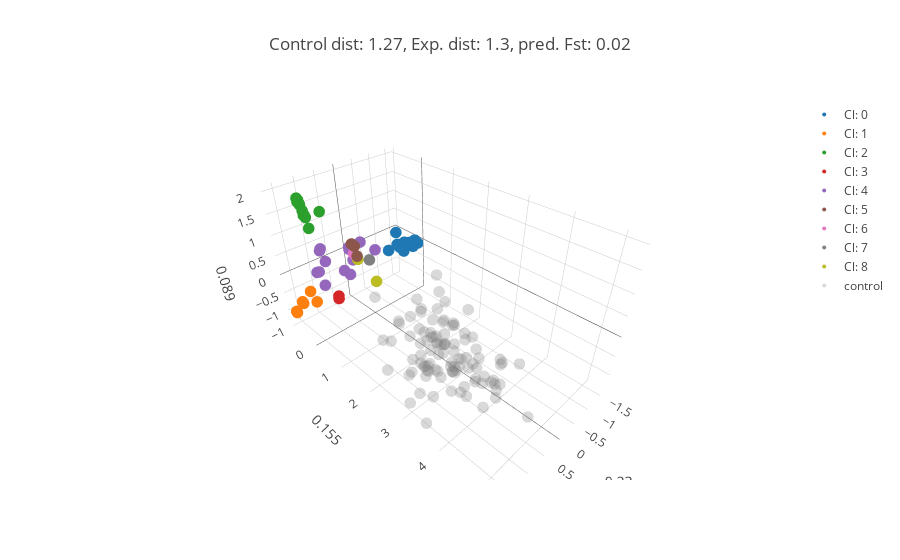

The notebook cell saved with this chart:
### Markdown cell above
**Fig. Genetic structure** at locus of choice.

### Code cell
## Distance between controls:


control_labels= {0: range(gen_data.shape[0],gen_data.shape[0] + control_n),
                1: range(gen_data.shape[0] + control_n,gen_data.shape[0] + control_n * 2)}
control_centroids= [np.mean(feat_unbias[control_labels[z],:],axis= 0) for z in control_labels.keys()]
control_centroids= np.array(control_centroids)

unbias_control_dist= pairwise_distances(control_centroids,metric= 'euclidean')
unbias_control_dist= round(unbias_control_dist[iu_control][0],2)
unbias_control_fst= m_coeff_II * (m_coeff* np.exp(np.log(unbias_control_dist) + b)) + b_II
print(unbias_control_dist)


#### MeanShift clusters

N= 50
bandwidth = estimate_bandwidth(feat_unbias, quantile=0.15)
params = {'bandwidth': np.linspace(np.min(feat_unbias), np.max(feat_unbias),30)}
grid = GridSearchCV(KernelDensity(algorithm = "ball_tree",breadth_first = False), params,verbose=0)

## perform MeanShift clustering.
ms = MeanShift(bandwidth=bandwidth, bin_seeding=False, cluster_all=False, min_bin_freq=25)
ms.fit(feat_unbias[present,:])
labels1 = ms.labels_
label_select = {y:[present[x] for x in range(len(labels1)) if labels1[x] == y] for y in sorted(list(set(labels1))) if y != -1}

MS_centroids= [np.mean(feat_unbias[label_select[z],:],axis= 0) for z in label_select.keys()]
MS_pair_dist= pairwise_distances(MS_centroids,metric= 'euclidean')
MS_pair_dist= MS_pair_dist[iu_control]



fig_data= [go.Scatter3d(
        x = feat_unbias[label_select[i],0],
        y = feat_unbias[label_select[i],1],
        z = feat_unbias[label_select[i],2],
        type='scatter3d',
        mode= "markers",
        name= 'Cl: {}'.format(i),
        text= ['ID: {}, gp: {}'.format(Names[x], i) for x in label_select[i]],
        marker= {
        'line': {'width': 0},
        'size': 4,
        'symbol': 'circle',
        "opacity": 1
      }
    ) for i in label_select.keys()]

fig_data.append(go.Scatter3d(
    x = feat_unbias[color_indexes[-1],0],
    y = feat_unbias[color_indexes[-1],1],
    z = feat_unbias[color_indexes[-1],2],
    type='scatter3d',
    mode= "markers",
    name= ref_names[-1],
    #text= ['a: {}; b: {}, L: {}; index = {}'.format(background_1[k,0],background_1[k,1],background_1[k,2], k) for k in range(background_1.shape[0])],
    marker= {
    'line': {'width': 0},
    'size': 4,
    'symbol': 'circle',
    'color': colors[-1],
    "opacity": .3
  }
)
)


layout = go.Layout(
    title= 'Control dist: {}, Exp. dist: {}, pred. Fst: {}'.format(unbias_control_dist, 
                                                                   round(np.mean(control_bias_distances),2),
                                                                   round(unbias_control_fst,2)),
    scene= Scene(
    yaxis=dict(
        title='{}'.format(round(var_comps[1],3))),
    xaxis=dict(
    title= '{}'.format(round(var_comps[0],3))),
    zaxis=dict(
    title= '{}'.format(round(var_comps[2],3))))
)


fig = go.Figure(data=fig_data,layout= layout)
iplot(fig)

### Figure 1 — Plotly figure (JSON) as saved in the notebook; plotly's stock layout.template omitted (floating-point values rounded to 4 significant figures; data arrays with more than 128 entries replaced by an {"elided": "..."} marker saying what was removed)
{"data": [{"marker": {"line": {"width": 0}, "opacity": 1, "size": 4, "symbol": "circle"}, "mode": "markers", "name": "Cl: 0", "text": {"elided": "386 str values"}, "type": "scatter3d", "x": {"elided": "386 float values"}, "y": {"elided": "386 float values"}, "z": {"elided": "386 float values"}}, {"marker": {"line": {"width": 0}, "opacity": 1, "size": 4, "symbol": "circle"}, "mode": "markers", "name": "Cl: 1", "text": {"elided": "198 str values"}, "type": "scatter3d", "x": {"elided": "198 float values"}, "y": {"elided": "198 float values"}, "z": {"elided": "198 float values"}}, {"marker": {"line": {"width": 0}, "opacity": 1, "size": 4, "symbol": "circle"}, "mode": "markers", "name": "Cl: 2", "text": ["ID: IRIS_313-9121, gp: 2", "ID: IRIS_313-10990, gp: 2", "ID: IRIS_313-9317, gp: 2", "ID: IRIS_313-9325, gp: 2", "ID: IRIS_313-10614, gp: 2", "ID: B095, gp: 2", "ID: IRIS_313-9427, gp: 2", "ID: IRIS_313-11261, gp: 2", "ID: IRIS_313-11264, gp: 2", "ID: IRIS_313-11275, gp: 2", "ID: IRIS_313-11276, gp: 2", "ID: IRIS_313-11283, gp: 2", "ID: IRIS_313-11284, gp: 2", "ID: IRIS_313-9560, gp: 2", "ID: IRIS_313-11301, gp: 2", "ID: IRIS_313-11303, gp: 2", "ID: IRIS_313-11309, gp: 2", "ID: IRIS_313-9634, gp: 2", "ID: IRIS_313-11338, gp: 2", "ID: IRIS_313-11345, gp: 2", "ID: IRIS_313-11347, gp: 2", "ID: IRIS_313-11306, gp: 2", "ID: IRIS_313-11383, gp: 2", "ID: B265, gp: 2", "ID: IRIS_313-11442, gp: 2", "ID: IRIS_313-10675, gp: 2", "ID: IRIS_313-11447, gp: 2", "ID: IRIS_313-11493, gp: 2", "ID: IRIS_313-10179, gp: 2", "ID: IRIS_313-10221, gp: 2", "ID: IRIS_313-11558, gp: 2", "ID: IRIS_313-9917, gp: 2", "ID: IRIS_313-11443, gp: 2", "ID: IRIS_313-11642, gp: 2", "ID: IRIS_313-11647, gp: 2", "ID: IRIS_313-11648, gp: 2", "ID: IRIS_313-10518, gp: 2", "ID: IRIS_313-11704, gp: 2", "ID: IRIS_313-11741, gp: 2", "ID: IRIS_313-11744, gp: 2", "ID: IRIS_313-10666, gp: 2", "ID: IRIS_313-10668, gp: 2", "ID: IRIS_313-8332, gp: 2", "ID: IRIS_313-7736, gp: 2", "ID: IRIS_313-11916, gp: 2", "ID: IRIS_313-11955, gp: 2", "ID: IRIS_313-11286, gp: 2", "ID: IRIS_313-10863, gp: 2", "ID: IRIS_313-11287, gp: 2", "ID: IRIS_313-10887, gp: 2", "ID: IRIS_313-8315, gp: 2", "ID: IRIS_313-8386, gp: 2", "ID: IRIS_313-10924, gp: 2", "ID: IRIS_313-8453, gp: 2", "ID: IRIS_313-10954, gp: 2", "ID: IRIS_313-8530, gp: 2", "ID: IRIS_313-11304, gp: 2", "ID: IRIS_313-9593, gp: 2", "ID: IRIS_313-8585, gp: 2", "ID: IRIS_313-8621, gp: 2", "ID: IRIS_313-12190, gp: 2", "ID: IRIS_313-9609, gp: 2", "ID: IRIS_313-12268, gp: 2", "ID: IRIS_313-12269, gp: 2", "ID: IRIS_313-11278, gp: 2", "ID: IRIS_313-8925, gp: 2", "ID: IRIS_313-8946, gp: 2", "ID: IRIS_313-8982, gp: 2", "ID: IRIS_313-8988, gp: 2", "ID: IRIS_313-8994, gp: 2", "ID: IRIS_313-9039, gp: 2", "ID: IRIS_313-11298, gp: 2", "ID: IRIS_313-8342, gp: 2", "ID: IRIS_313-11054, gp: 2", "ID: IRIS_313-11013, gp: 2", "ID: IRIS_313-11454, gp: 2", "ID: IRIS_313-11055, gp: 2", "ID: IRIS_313-11324, gp: 2", "ID: IRIS_313-11064, gp: 2", "ID: IRIS_313-11015, gp: 2", "ID: IRIS_313-9422, gp: 2", "ID: IRIS_313-8864, gp: 2", "ID: IRIS_313-11483, gp: 2", "ID: IRIS_313-9283, gp: 2", "ID: IRIS_313-11191, gp: 2", "ID: IRIS_313-11462, gp: 2", "ID: IRIS_313-10963, gp: 2", "ID: IRIS_313-10965, gp: 2", "ID: IRIS_313-8554, gp: 2", "ID: IRIS_313-10845, gp: 2", "ID: IRIS_313-10981, gp: 2", "ID: IRIS_313-10852, gp: 2", "ID: IRIS_313-11272, gp: 2", "ID: IRIS_313-10875, gp: 2", "ID: IRIS_313-11277, gp: 2", "ID: IRIS_313-11557, gp: 2", "ID: IRIS_313-11016, gp: 2", "ID: IRIS_313-11017, gp: 2", "ID: IRIS_313-11018, gp: 2", "ID: IRIS_313-8721, gp: 2", "ID: IRIS_313-11027, gp: 2", "ID: IRIS_313-11291, gp: 2", "ID: IRIS_313-11618, gp: 2"], "type": "scatter3d", "x": [1.377, 1.377, 1.275, 1.377, 1.392, 1.377, 1.434, 1.434, 1.434, 1.377, 1.064, 1.377, 1.377, 1.434, 1.378, 1.377, 1.434, 1.434, 1.377, 1.377, 1.377, 1.377, 1.377, 1.377, 1.434, 1.377, 1.434, 1.434, 1.377, 1.377, 1.398, 1.377, 1.336, 1.377, 1.377, 1.377, 1.434, 1.377, 1.377, 1.377, 1.434, 1.434, 1.377, 1.378, 1.377, 1.377, 1.449, 1.377, 1.434, 1.434, 1.434, 1.377, 1.434, 1.377, 1.377, 1.377, 1.434, 1.434, 1.434, 1.188, 1.434, 1.377, 1.449, 1.377, 1.434, 1.377, 1.434, 1.26, 1.377, 1.434, 1.377, 1.377, 1.377, 1.377, 1.377, 1.377, 1.377, 1.377, 1.377, 1.396, 1.377, 1.377, 1.377, 1.377, 1.392, 1.377, 1.377, 1.377, 1.377, 1.377, 1.377, 1.377, 1.377, 1.377, 1.377, 1.282, 1.377, 1.377, 1.377, 1.377, 1.377, 1.377, 1.377], "y": [-0.3786, -0.3786, -0.3457, -0.3786, -0.2809, -0.3786, -0.2776, -0.2776, -0.2776, -0.3786, -0.1278, -0.3786, -0.3786, -0.2776, -0.3789, -0.3786, -0.2776, -0.2776, -0.3786, -0.3786, -0.3786, -0.3786, -0.3786, -0.3786, -0.2776, -0.3786, -0.2776, -0.2776, -0.3786, -0.3786, -0.2648, -0.3786, -0.3095, -0.3786, -0.3786, -0.3786, -0.2776, -0.3786, -0.3786, -0.3786, -0.2776, -0.2776, -0.3786, -0.377, -0.3786, -0.3786, -0.1975, -0.3786, -0.2776, -0.2776, -0.2776, -0.3786, -0.2776, -0.3786, -0.3786, -0.3786, -0.2776, -0.2776, -0.2776, -0.4495, -0.2776, -0.3786, -0.1975, -0.3786, -0.2776, -0.3786, -0.2776, -0.4434, -0.3786, -0.2776, -0.3786, -0.3786, -0.3786, -0.3786, -0.3786, -0.3786, -0.3786, -0.3786, -0.3786, -0.2598, -0.3786, -0.3786, -0.3786, -0.3786, -0.2814, -0.3786, -0.3786, -0.3786, -0.3786, -0.3786, -0.3786, -0.3786, -0.3786, -0.3786, -0.3786, -0.3663, -0.3786, -0.3786, -0.3786, -0.3786, -0.3786, -0.3786, -0.3786], "z": [1.888, 1.888, 1.52, 1.888, 1.879, 1.888, 2.016, 2.016, 2.016, 1.888, 1.654, 1.888, 1.888, 2.016, 1.891, 1.888, 2.016, 2.016, 1.888, 1.888, 1.888, 1.888, 1.888, 1.888, 2.016, 1.888, 2.016, 2.016, 1.888, 1.888, 1.892, 1.888, 1.702, 1.888, 1.888, 1.888, 2.016, 1.888, 1.888, 1.888, 2.016, 2.016, 1.888, 1.89, 1.888, 1.888, 2.006, 1.888, 2.016, 2.016, 2.016, 1.888, 2.016, 1.888, 1.888, 1.888, 2.016, 2.016, 2.016, 1.2, 2.016, 1.888, 2.006, 1.888, 2.016, 1.888, 2.016, 1.528, 1.888, 2.016, 1.888, 1.888, 1.888, 1.888, 1.888, 1.888, 1.888, 1.888, 1.888, 1.867, 1.888, 1.888, 1.888, 1.888, 1.871, 1.888, 1.888, 1.888, 1.888, 1.888, 1.888, 1.888, 1.888, 1.888, 1.888, 1.57, 1.888, 1.888, 1.888, 1.888, 1.888, 1.888, 1.888]}, {"marker": {"line": {"width": 0}, "opacity": 1, "size": 4, "symbol": "circle"}, "mode": "markers", "name": "Cl: 3", "text": ["ID: IRIS_313-9384, gp: 3", "ID: IRIS_313-11310, gp: 3", "ID: IRIS_313-11638, gp: 3", "ID: IRIS_313-11646, gp: 3", "ID: IRIS_313-8305, gp: 3", "ID: IRIS_313-11742, gp: 3", "ID: IRIS_313-8321, gp: 3", "ID: IRIS_313-9610, gp: 3", "ID: IRIS_313-10925, gp: 3", "ID: IRIS_313-9626, gp: 3", "ID: IRIS_313-11058, gp: 3", "ID: IRIS_313-11323, gp: 3", "ID: IRIS_313-11629, gp: 3", "ID: CX368, gp: 3", "ID: IRIS_313-8410, gp: 3", "ID: IRIS_313-11636, gp: 3", "ID: IRIS_313-10673, gp: 3", "ID: IRIS_313-11214, gp: 3", "ID: IRIS_313-9661, gp: 3", "ID: IRIS_313-8963, gp: 3", "ID: IRIS_313-10849, gp: 3", "ID: IRIS_313-10979, gp: 3", "ID: IRIS_313-10987, gp: 3", "ID: IRIS_313-10543, gp: 3", "ID: IRIS_313-9449, gp: 3", "ID: IRIS_313-11982, gp: 3", "ID: IRIS_313-11112, gp: 3", "ID: IRIS_313-10869, gp: 3", "ID: IRIS_313-11265, gp: 3", "ID: IRIS_313-10927, gp: 3", "ID: IRIS_313-11020, gp: 3", "ID: IRIS_313-11458, gp: 3", "ID: IRIS_313-11024, gp: 3"], "type": "scatter3d", "x": [0.8464, 0.8464, 0.8464, 0.8464, 0.8464, 0.8464, 0.8464, 0.8512, 0.8464, 0.8464, 0.8464, 0.8464, 0.8464, 0.8464, 0.8464, 0.8512, 0.8464, 0.8464, 0.8464, 0.8464, 0.8464, 0.8196, 0.8464, 0.8464, 0.8464, 0.8464, 0.8196, 0.8464, 0.8464, 0.8464, 0.8464, 0.8464, 0.8464], "y": [-0.2333, -0.2333, -0.2333, -0.2333, -0.2333, -0.2333, -0.2333, -0.222, -0.2333, -0.2333, -0.2333, -0.2333, -0.2333, -0.2333, -0.2333, -0.222, -0.2333, -0.2333, -0.2333, -0.2333, -0.2333, -0.2662, -0.2333, -0.2333, -0.2333, -0.2333, -0.2662, -0.2333, -0.2333, -0.2333, -0.2333, -0.2333, -0.2333], "z": [-0.6843, -0.6843, -0.6843, -0.6843, -0.6843, -0.6843, -0.6843, -0.6917, -0.6843, -0.6843, -0.6843, -0.6843, -0.6843, -0.6843, -0.6843, -0.6917, -0.6843, -0.6843, -0.6843, -0.6843, -0.6843, -0.6574, -0.6843, -0.6843, -0.6843, -0.6843, -0.6574, -0.6843, -0.6843, -0.6843, -0.6843, -0.6843, -0.6843]}, {"marker": {"line": {"width": 0}, "opacity": 1, "size": 4, "symbol": "circle"}, "mode": "markers", "name": "Cl: 4", "text": ["ID: IRIS_313-10997, gp: 4", "ID: B076, gp: 4", "ID: B081, gp: 4", "ID: B094, gp: 4", "ID: B130, gp: 4", "ID: IRIS_313-10814, gp: 4", "ID: IRIS_313-11386, gp: 4", "ID: B247, gp: 4", "ID: CX60, gp: 4", "ID: IRIS_313-11521, gp: 4", "ID: IRIS_313-11686, gp: 4", "ID: IRIS_313-11817, gp: 4", "ID: IRIS_313-11835, gp: 4", "ID: IRIS_313-11848, gp: 4", "ID: IRIS_313-10774, gp: 4", "ID: IRIS_313-10858, gp: 4", "ID: IRIS_313-12048, gp: 4", "ID: IRIS_313-8967, gp: 4", "ID: IRIS_313-9108, gp: 4", "ID: B001, gp: 4", "ID: IRIS_313-10578, gp: 4"], "type": "scatter3d", "x": [0.3141, 0.9637, 1.034, 0.3141, 0.4937, 0.3141, 0.04942, 0.8772, 0.3141, 0.9621, 0.9621, 0.3141, 0.3141, 0.3989, 0.3141, 0.3141, 0.9723, 0.4317, 1.057, -0.3854, 0.7303], "y": [-0.2558, -0.5609, -0.6124, -0.2558, -0.3939, -0.2558, -0.2866, -0.5339, -0.2558, -0.5255, -0.5255, -0.2558, -0.2558, -0.2474, -0.2558, -0.2558, -0.5462, -0.191, -0.672, -0.3203, 0.2071], "z": [0.1298, -0.4185, -0.03817, 0.1298, -0.1468, 0.1298, 0.4842, 0.2079, 0.1298, 0.5806, 0.5806, 0.1298, 0.1298, 0.5024, 0.1298, 0.1298, 0.5256, 0.4895, -0.06865, 0.08472, 0.1326]}, {"marker": {"line": {"width": 0}, "opacity": 1, "size": 4, "symbol": "circle"}, "mode": "markers", "name": "Cl: 5", "text": ["ID: IRIS_313-9424, gp: 5", "ID: IRIS_313-11262, gp: 5", "ID: IRIS_313-9492, gp: 5", "ID: IRIS_313-11294, gp: 5", "ID: IRIS_313-11300, gp: 5", "ID: IRIS_313-11308, gp: 5", "ID: IRIS_313-11561, gp: 5", "ID: IRIS_313-11824, gp: 5", "ID: IRIS_313-11738, gp: 5", "ID: IRIS_313-10667, gp: 5", "ID: IRIS_313-11822, gp: 5", "ID: IRIS_313-11919, gp: 5", "ID: IRIS_313-10986, gp: 5", "ID: IRIS_313-8924, gp: 5", "ID: IRIS_313-10984, gp: 5"], "type": "scatter3d", "x": [0.5408, 0.6754, 0.6754, 0.6754, 0.6754, 0.6754, 0.6754, 0.6754, 0.6754, 0.6382, 0.6754, 0.6754, 0.6754, 0.6754, 0.6754], "y": [0.2638, 0.4052, 0.4052, 0.4052, 0.4052, 0.4052, 0.4052, 0.4052, 0.4052, 0.245, 0.4052, 0.4052, 0.4052, 0.4052, 0.4052], "z": [0.5451, 0.9088, 0.9088, 0.9088, 0.9088, 0.9088, 0.9088, 0.9088, 0.9088, 0.8831, 0.9088, 0.9088, 0.9088, 0.9088, 0.9088]}, {"marker": {"line": {"width": 0}, "opacity": 1, "size": 4, "symbol": "circle"}, "mode": "markers", "name": "Cl: 6", "text": ["ID: IRIS_313-9968, gp: 6", "ID: IRIS_313-10171, gp: 6", "ID: IRIS_313-11622, gp: 6", "ID: IRIS_313-11666, gp: 6", "ID: IRIS_313-11730, gp: 6", "ID: IRIS_313-11733, gp: 6", "ID: IRIS_313-11878, gp: 6"], "type": "scatter3d", "x": [0.4989, 0.4989, 0.4989, 0.4801, 0.4989, 0.4989, 0.4989], "y": [0.1466, 0.1466, 0.1466, 0.04712, 0.1466, 0.1466, 0.1466], "z": [0.4927, 0.4927, 0.4927, 0.4971, 0.4927, 0.4927, 0.4927]}, {"marker": {"line": {"width": 0}, "opacity": 1, "size": 4, "symbol": "circle"}, "mode": "markers", "name": "Cl: 7", "text": ["ID: IRIS_313-11679, gp: 7", "ID: IRIS_313-11683, gp: 7", "ID: IRIS_313-9406, gp: 7", "ID: CX403, gp: 7", "ID: IRIS_313-12121, gp: 7", "ID: IRIS_313-9020, gp: 7", "ID: IRIS_313-12002, gp: 7"], "type": "scatter3d", "x": [0.4465, 0.4465, 0.4465, 0.4465, 0.4465, 0.4465, 0.4465], "y": [0.5754, 0.5754, 0.5754, 0.5754, 0.5754, 0.5754, 0.5754], "z": [0.5458, 0.5458, 0.5458, 0.5458, 0.5458, 0.5458, 0.5458]}, {"marker": {"line": {"width": 0}, "opacity": 1, "size": 4, "symbol": "circle"}, "mode": "markers", "name": "Cl: 8", "text": ["ID: B026, gp: 8", "ID: IRIS_313-10718, gp: 8"], "type": "scatter3d", "x": [0.5038, 0.6176], "y": [0.2236, 0.9973], "z": [0.4323, 0.2718]}, {"marker": {"color": "grey", "line": {"width": 0}, "opacity": 0.3, "size": 4, "symbol": "circle"}, "mode": "markers", "name": "control", "type": "scatter3d", "x": [0.6326, 0.6646, 1.318, 0.3749, 1.004, 1.355, 0.6074, 0.5326, 1.171, 0.7807, 0.5909, 0.7292, 0.1548, 0.8389, 0.3676, 1.432, 0.7818, 1.035, 1.282, 0.938, 0.5323, 0.04144, 0.9635, 0.8013, 0.7292, 1.13, 0.0105, 0.4126, 1.283, 0.5728, 0.2407, 1.389, 0.7818, 0.6311, 0.9274, 1.025, 0.6575, 0.932, 0.2491, 0.6901, 0.8405, 0.977, -0.04452, 0.9022, 1.049, 0.4128, -0.4173, 0.1907, 0.4207, -0.1396, 0.4587, 0.5691, 0.9635, 0.4449, 0.5638, 1.092, 0.853, 1.359, 0.9386, 1.434, 0.9426, 0.02173, 0.8935, 0.8616, 1.623, 0.9958, 0.2293, 0.8526, 0.2672, 0.7167, 0.3103, 0.7279, 1.641, 0.1282, 1.193, 0.2931, 1.241, 0.5502, 1.315, 1.445, 0.4452, 0.2228, 0.4319, 1.027, -0.04549, 0.3739, 0.9021, 0.3905, 1.196, 0.5364, 0.5299, 0.7357, 0.7068, 0.6334, 0.9414, 0.26, 0.3963, 1.166, 0.3098, 0.484], "y": [3.829, 3.768, 3.456, 4.205, 5.214, 2.787, 3.558, 4.279, 3.103, 4.419, 3.231, 4.248, 2.838, 3.44, 3.666, 2.947, 2.942, 3.698, 3.484, 3.564, 3.316, 3.378, 2.877, 3.653, 4.092, 3.683, 3.044, 2.792, 2.997, 3.946, 3.955, 3.474, 3.606, 3.472, 3.15, 3.595, 3.55, 3.485, 4.004, 3.691, 3.473, 4.309, 3.921, 4.006, 3.085, 3.511, 4.08, 4.011, 3.654, 3.806, 2.826, 1.946, 3.493, 2.848, 2.949, 2.952, 3.815, 3.308, 2.066, 2.868, 2.676, 2.394, 3.076, 2.564, 2.477, 2.74, 2.021, 2.832, 2.901, 2.574, 2.677, 2.163, 3.548, 2.324, 1.686, 2.694, 2.418, 2.618, 3.592, 2.415, 2.863, 2.843, 2.159, 2.533, 2.127, 2.613, 3.49, 2.388, 1.833, 2.234, 2.153, 2.539, 2.463, 2.644, 3.824, 2.345, 3.21, 3.13, 2.502, 2.78], "z": [-0.5517, -0.1899, -0.09285, -0.6062, -0.1168, -0.6844, -0.213, 0.05474, 0.2757, -0.4863, -0.0947, -0.2561, -0.8253, 0.6384, -0.316, -0.4357, 0.03887, -0.1365, -0.1364, -0.2073, -0.461, -1.007, -0.7786, 0.5532, -0.2266, -0.6116, 0.3023, -0.5008, -1.09, -0.6306, -0.7868, -0.7207, -0.9785, -0.2931, -0.1922, -0.2469, 0.2524, -0.1602, -0.8437, -0.3313, -0.4947, -0.6638, -0.5423, 0.4827, 0.2618, 0.1429, -0.7243, -1.06, -0.9142, -0.5992, 0.1744, -0.704, -0.2382, -0.4467, -0.03167, -0.5183, -0.8682, -0.07506, -0.07571, -1.351, -0.7326, -0.3755, 0.01138, 0.03978, -0.5829, -0.4382, -0.7556, -0.6983, 0.03504, -1.337, -0.8819, 0.04082, -1.181, -0.006732, 0.5114, 0.4547, 0.365, 0.1174, -0.1889, 0.002694, -0.4121, -0.08716, -0.001131, -0.6725, 0.6492, 0.6926, -0.4043, -0.4466, -0.4943, -0.7439, 0.3617, -1.059, 0.3864, -0.6082, -0.5315, -0.6671, -0.8356, -0.471, -0.6903, -0.4633]}], "layout": {"scene": {"xaxis": {"title": "0.23"}, "yaxis": {"title": "0.155"}, "zaxis": {"title": "0.089"}}, "title": "Control dist: 1.27, Exp. dist: 1.3, pred. Fst: 0.02"}}
